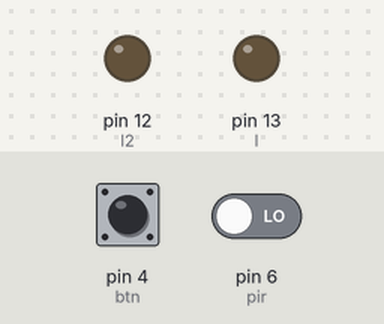
A sketch run on a simulated Arduino Uno, built with avr-gcc and run on an emulated ATmega328P. Parts: output pins drawn as LEDs (lit = HIGH). The inputs (shaded band) are chosen by the test bench; at power-on: pin 4 (btn) LOW, pin 6 (pir) LOW.

Above: at 1.2 s.
1.3 s: pin 4 (btn) pulled HIGH for 0.15 s
At 2.4 s:
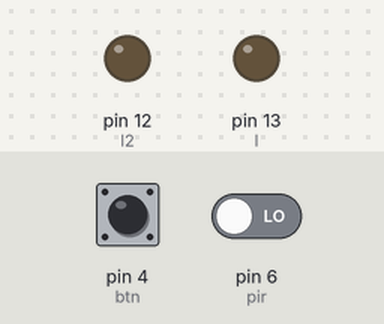
3.0 s: pin 6 (pir) driven HIGH
At 3.5 s:
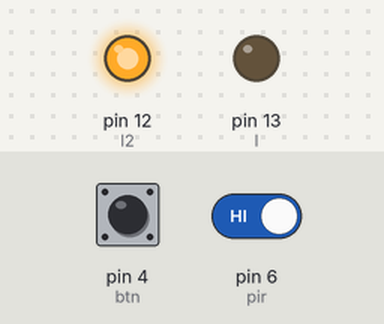
4.5 s: pin 4 (btn) pulled HIGH for 3.2 s
At 7.0 s:
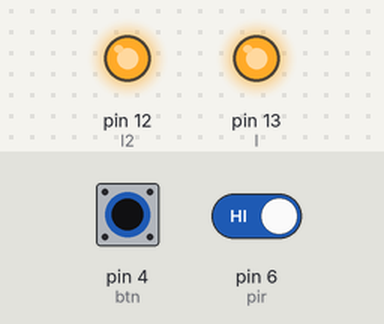
9.2 s: pin 6 (pir) driven LOW
At 12.12 s:
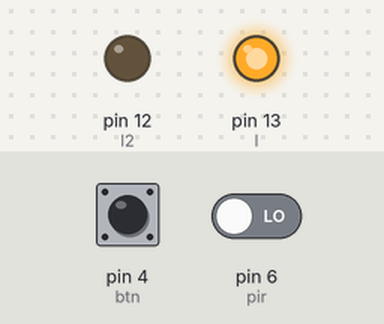
12.2 s: pin 4 (btn) pulsed HIGH 5 times (0.12 s each, 0.3 s apart)
At 12.3 s:
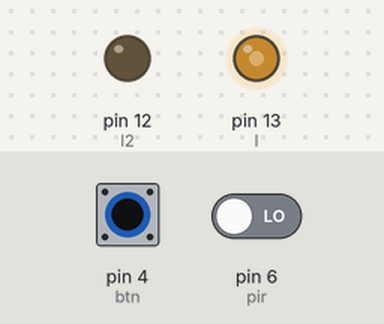
Timing chart, 0 to 15.2 s (numbered marks = the images above; inputs shaded):
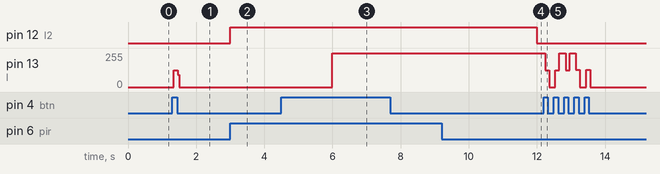

The sketch:

Class_14.ino
```cpp
int l=13;
int l2=12;
int btn=4;
int pir=6;
int btn_state=0;
int l_state=0;
int pir_state=0;

void setup() {
  pinMode(l, OUTPUT);
  pinMode(btn, INPUT);
  pinMode(pir, INPUT);
  pinMode(l2, OUTPUT);
}

void loop() {
  btn_state=digitalRead(btn);
  pir_state=digitalRead(pir);

  if (btn_state==1){
    l_state=!l_state;
    digitalWrite(l,l_state);
  }

  if (pir_state==1){
    digitalWrite(l2, 1);
    delay(3000);
  }

  else{
    digitalWrite(l2, 0);
  }
}
```

Measured:
- after the input at 1.3 s, pin 13 (l): 0/255 → 124/255 at once, → 0/255 0.12 s later
- after the input at 3.0 s, pin 12 (l2): LOW → HIGH at once
- after the input at 4.5 s, pin 13 (l): 0/255 → 255/255 after 1.5 s
- after the input at 9.2 s, pin 12 (l2): HIGH → LOW after 2.8 s
- after the input at 12.2 s, pin 13 (l): 255/255 → 124/255 at once, → 0/255 0.12 s later, → 124/255 0.18 s later, → 255/255 0.12 s later, … (10 changes in this stretch)
